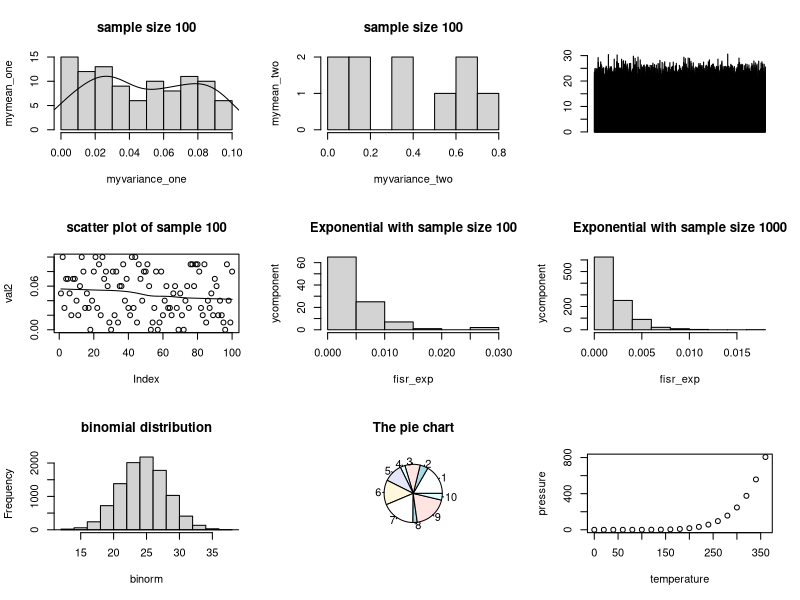

Reproduce this figure in R.
## ---- chunk 1
myval <- rnorm(1000, mean = 23.3, sd = 2.3)
print(myval)
print("....................................................................")
val2 <- round(runif(100, 0, 0.1), 2)
val1 <- round(runif(10, 0, 1), 2)
myrnom <- rnorm(100, mean = 20, sd = 10)
print(val2)
par(mfrow = c(3, 3))
hist(val2, main = "sample size 100", xlab = "myvariance_one", ylab = "mymean_one")
lines(density(val2))
hist(val1, main = "sample size 100", xlab = "myvariance_two", ylab = "mymean_two")
barplot(myval)
scatter.smooth(val2, main = "scatter plot of sample 100")
my_exp1 <- rexp(100, rate = 200)
my_exp2 <- rexp(1000, rate = 500)
hist(my_exp1, main = "Exponential with sample size 100", xlab = "fisr_exp", ylab = "ycomponent")
hist(my_exp2, main = "Exponential with sample size 1000", xlab = "fisr_exp", ylab = "ycomponent")
binorm <- rbinom(10000, 50, 0.5)
hist(binorm, main = "binomial distribution")
lines(density(binorm))
pie(val1, main = "The pie chart")
## ---- chunk 2
summary(cars)
## ---- chunk 3
plot(pressure)
